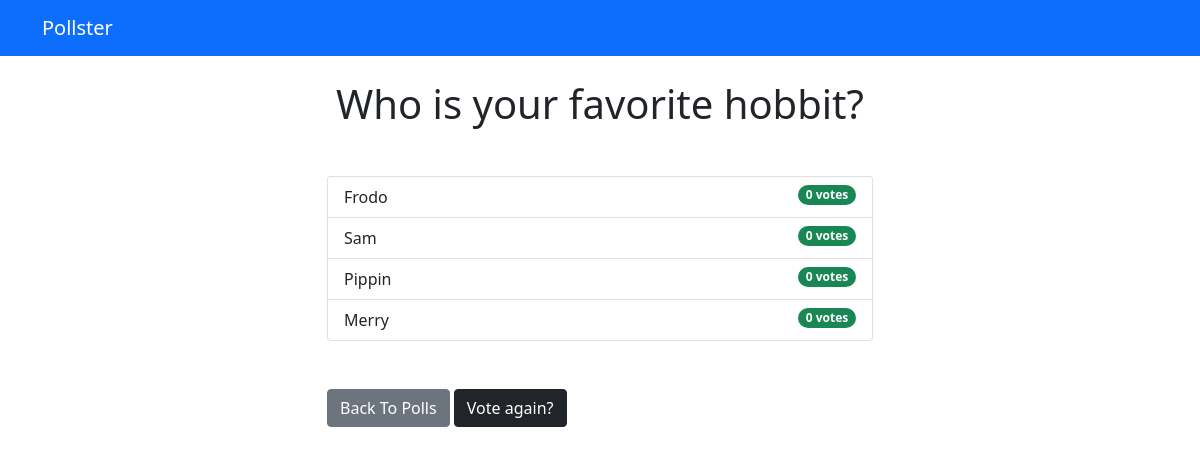
/polls/1/results/, run on an earlier commit of the app's database.
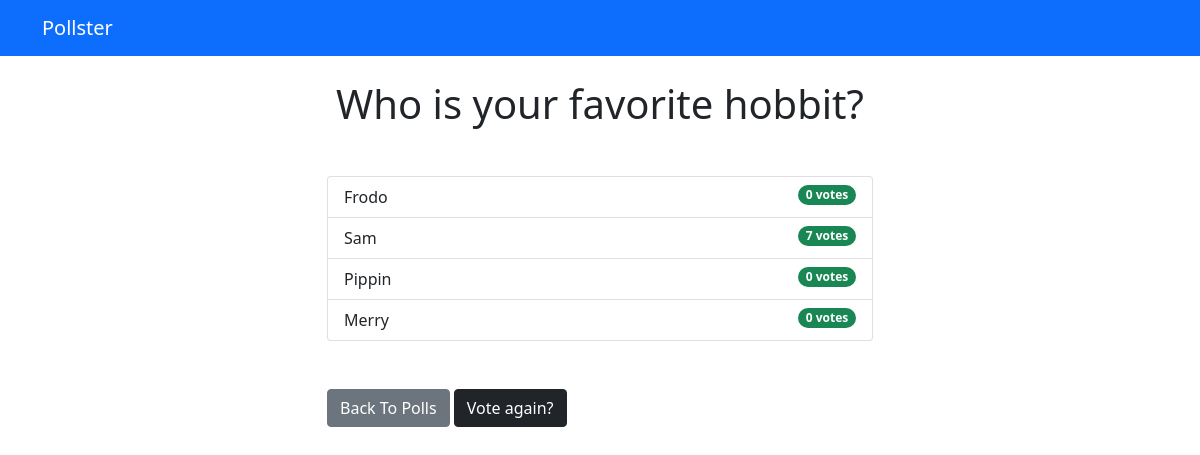
And on a later commit of the database.
### polls/models.py (models this page shows, shortened)
class Question(models.Model):
  question_text = models.CharField(max_length=200)
  pub_date = models.DateTimeField("date published")

class Choice(models.Model):
  question = models.ForeignKey(Question, on_delete=models.CASCADE)
  choice_text = models.CharField(max_length=200)
  votes = models.IntegerField(default=0)

### polls/views.py (the view)
# urls.py: path('<int:question_id>/results/', views.results, name='results'),
def results(request, question_id):
  question = get_object_or_404(Question, pk=question_id)
  return render(request, 'polls/results.html', { 'question': question })

### templates/polls/results.html
{% extends 'base.html' %}
{% block content %}
<h1 class="mb-5 text-center">{{ question.question_text }}</h1>
<ul class="list-group mb-5">
	{% for choice in question.choice_set.all %}
	<li class="list-group-item">
		{{ choice.choice_text }}  <span class="badge rounded-pill bg-success float-end">{{ choice.votes }} vote{{ choice.votes | pluralize }}</span>
	</li>
	{% endfor %}
</ul>
<a class="btn btn-secondary" href="{% url 'polls:index' %}">Back To Polls</a>
<a class="btn btn-dark" href="{% url 'polls:detail' question.id %}">Vote again?</a>
{% endblock %}

### templates/base.html (shortened to what this page needs)
<!DOCTYPE html>
<html lang="en">
  <head>
    <link href="https://cdn.jsdelivr.net/npm/bootstrap@5.0.0-beta3/dist/css/bootstrap.min.css" rel="stylesheet">
  </head>
  <body>
    {% include 'partials/_navbar.html' %}
    <div class="container">
      <div class="row">
        <div class="col-md-6 m-auto">
          {% block content%}{% endblock %}
        </div>
      </div>
    </div>
  </body>
</html>

### templates/partials/_navbar.html
<nav class="navbar navbar-dark bg-primary mb-4">
	<div class="container">
		<a class="navbar-brand" href="/">Pollster</a>
	</div>
</nav>

What changed in the data, as far as the page shows it:
changed Choice "Sam": votes "0" → "7"
